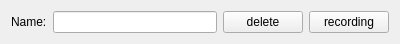
<?xml version="1.0" encoding="UTF-8"?>
<ui version="4.0">
 <class>GestureForm</class>
 <widget class="QWidget" name="GestureForm">
  <property name="geometry">
   <rect>
    <x>0</x>
    <y>0</y>
    <width>400</width>
    <height>41</height>
   </rect>
  </property>
  <property name="windowTitle">
   <string>Form</string>
  </property>
  <layout class="QHBoxLayout" name="horizontalLayout">
   <item>
    <widget class="QLabel" name="mLBName">
     <property name="text">
      <string>Name:</string>
     </property>
    </widget>
   </item>
   <item>
    <widget class="QLineEdit" name="mLEName"/>
   </item>
   <item>
    <widget class="QPushButton" name="mPBDelete">
     <property name="text">
      <string>delete</string>
     </property>
    </widget>
   </item>
   <item>
    <widget class="QPushButton" name="mPBRecording">
     <property name="text">
      <string>recording</string>
     </property>
    </widget>
   </item>
  </layout>
 </widget>
 <resources/>
 <connections>
  <connection>
   <sender>mPBDelete</sender>
   <signal>clicked()</signal>
   <receiver>GestureForm</receiver>
   <slot>onDelete()</slot>
   <hints>
    <hint type="sourcelabel">
     <x>282</x>
     <y>19</y>
    </hint>
    <hint type="destinationlabel">
     <x>317</x>
     <y>39</y>
    </hint>
   </hints>
  </connection>
  <connection>
   <sender>mPBRecording</sender>
   <signal>clicked()</signal>
   <receiver>GestureForm</receiver>
   <slot>onRecording()</slot>
   <hints>
    <hint type="sourcelabel">
     <x>348</x>
     <y>21</y>
    </hint>
    <hint type="destinationlabel">
     <x>346</x>
     <y>-1</y>
    </hint>
   </hints>
  </connection>
 </connections>
 <slots>
  <slot>onDelete()</slot>
  <slot>onRecording()</slot>
 </slots>
</ui>
